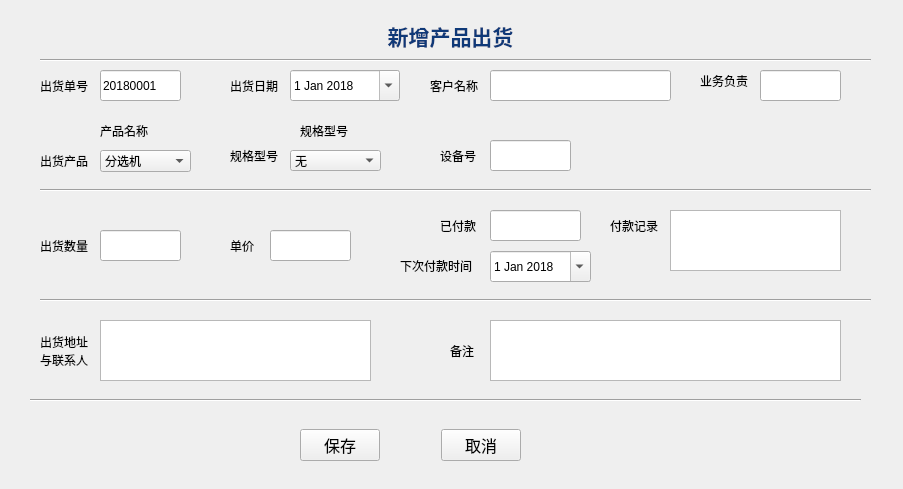
<?xml version="1.0" encoding="UTF-8"?>
<ui version="4.0">
 <class>Form</class>
 <widget class="QWidget" name="Form">
  <property name="geometry">
   <rect>
    <x>0</x>
    <y>0</y>
    <width>903</width>
    <height>489</height>
   </rect>
  </property>
  <property name="focusPolicy">
   <enum>Qt::StrongFocus</enum>
  </property>
  <property name="windowTitle">
   <string>Form</string>
  </property>
  <property name="autoFillBackground">
   <bool>true</bool>
  </property>
  <widget class="QLabel" name="label_13">
   <property name="geometry">
    <rect>
     <x>370</x>
     <y>20</y>
     <width>161</width>
     <height>31</height>
    </rect>
   </property>
   <property name="text">
    <string>&lt;html&gt;&lt;head/&gt;&lt;body&gt;&lt;p align=&quot;center&quot;&gt;&lt;span style=&quot; font-size:16pt; font-weight:600; color:#0f3978;&quot;&gt;新增产品出货&lt;/span&gt;&lt;/p&gt;&lt;/body&gt;&lt;/html&gt;</string>
   </property>
  </widget>
  <widget class="QLabel" name="label_7">
   <property name="geometry">
    <rect>
     <x>610</x>
     <y>210</y>
     <width>59</width>
     <height>31</height>
    </rect>
   </property>
   <property name="text">
    <string>付款记录</string>
   </property>
  </widget>
  <widget class="QLabel" name="label_6">
   <property name="geometry">
    <rect>
     <x>700</x>
     <y>50</y>
     <width>59</width>
     <height>61</height>
    </rect>
   </property>
   <property name="text">
    <string>业务负责</string>
   </property>
  </widget>
  <widget class="QWidget" name="horizontalLayoutWidget">
   <property name="geometry">
    <rect>
     <x>300</x>
     <y>420</y>
     <width>221</width>
     <height>51</height>
    </rect>
   </property>
   <layout class="QHBoxLayout" name="horizontalLayout">
    <item>
     <widget class="QPushButton" name="pushButton_save">
      <property name="font">
       <font>
        <family>宋体</family>
        <pointsize>12</pointsize>
        <weight>50</weight>
        <bold>false</bold>
       </font>
      </property>
      <property name="text">
       <string>保存</string>
      </property>
     </widget>
    </item>
    <item>
     <spacer name="horizontalSpacer">
      <property name="orientation">
       <enum>Qt::Horizontal</enum>
      </property>
      <property name="sizeHint" stdset="0">
       <size>
        <width>40</width>
        <height>20</height>
       </size>
      </property>
     </spacer>
    </item>
    <item>
     <widget class="QPushButton" name="pushButton_cancel">
      <property name="font">
       <font>
        <family>宋体</family>
        <pointsize>12</pointsize>
        <weight>50</weight>
        <bold>false</bold>
       </font>
      </property>
      <property name="text">
       <string>取消</string>
      </property>
     </widget>
    </item>
   </layout>
  </widget>
  <widget class="QLabel" name="label">
   <property name="geometry">
    <rect>
     <x>40</x>
     <y>70</y>
     <width>51</width>
     <height>31</height>
    </rect>
   </property>
   <property name="text">
    <string>出货单号</string>
   </property>
  </widget>
  <widget class="QLineEdit" name="lineEdit_id">
   <property name="geometry">
    <rect>
     <x>100</x>
     <y>70</y>
     <width>81</width>
     <height>31</height>
    </rect>
   </property>
   <property name="text">
    <string>20180001</string>
   </property>
   <property name="readOnly">
    <bool>false</bool>
   </property>
  </widget>
  <widget class="QLabel" name="label_2">
   <property name="geometry">
    <rect>
     <x>430</x>
     <y>70</y>
     <width>51</width>
     <height>31</height>
    </rect>
   </property>
   <property name="text">
    <string>客户名称</string>
   </property>
  </widget>
  <widget class="QLineEdit" name="lineEdit_customer">
   <property name="geometry">
    <rect>
     <x>490</x>
     <y>70</y>
     <width>181</width>
     <height>31</height>
    </rect>
   </property>
  </widget>
  <widget class="QLabel" name="label_3">
   <property name="geometry">
    <rect>
     <x>40</x>
     <y>150</y>
     <width>51</width>
     <height>21</height>
    </rect>
   </property>
   <property name="text">
    <string>出货产品</string>
   </property>
  </widget>
  <widget class="QLineEdit" name="lineEdit_sales">
   <property name="geometry">
    <rect>
     <x>760</x>
     <y>70</y>
     <width>81</width>
     <height>31</height>
    </rect>
   </property>
   <property name="text">
    <string/>
   </property>
  </widget>
  <widget class="QLabel" name="label_9">
   <property name="geometry">
    <rect>
     <x>40</x>
     <y>230</y>
     <width>51</width>
     <height>31</height>
    </rect>
   </property>
   <property name="text">
    <string>出货数量</string>
   </property>
  </widget>
  <widget class="QComboBox" name="comboBox_production">
   <property name="geometry">
    <rect>
     <x>100</x>
     <y>150</y>
     <width>91</width>
     <height>22</height>
    </rect>
   </property>
   <item>
    <property name="text">
     <string>分选机</string>
    </property>
   </item>
   <item>
    <property name="text">
     <string>点焊机</string>
    </property>
   </item>
   <item>
    <property name="text">
     <string>面垫机</string>
    </property>
   </item>
   <item>
    <property name="text">
     <string>PACK自动产线</string>
    </property>
   </item>
   <item>
    <property name="text">
     <string>其他</string>
    </property>
   </item>
  </widget>
  <widget class="QPlainTextEdit" name="plainTextEdit_payRecord">
   <property name="geometry">
    <rect>
     <x>670</x>
     <y>210</y>
     <width>171</width>
     <height>61</height>
    </rect>
   </property>
  </widget>
  <widget class="QLineEdit" name="lineEdit_number">
   <property name="geometry">
    <rect>
     <x>100</x>
     <y>230</y>
     <width>81</width>
     <height>31</height>
    </rect>
   </property>
   <property name="text">
    <string/>
   </property>
  </widget>
  <widget class="QLabel" name="label_11">
   <property name="geometry">
    <rect>
     <x>230</x>
     <y>70</y>
     <width>61</width>
     <height>31</height>
    </rect>
   </property>
   <property name="text">
    <string>出货日期</string>
   </property>
  </widget>
  <widget class="QComboBox" name="comboBox_model">
   <property name="geometry">
    <rect>
     <x>290</x>
     <y>150</y>
     <width>91</width>
     <height>21</height>
    </rect>
   </property>
   <item>
    <property name="text">
     <string>无</string>
    </property>
   </item>
   <item>
    <property name="text">
     <string>AIBAT-204</string>
    </property>
   </item>
   <item>
    <property name="text">
     <string>AIBAT-105</string>
    </property>
   </item>
   <item>
    <property name="text">
     <string>AIBAT-107</string>
    </property>
   </item>
   <item>
    <property name="text">
     <string>AIBAT-111</string>
    </property>
   </item>
   <item>
    <property name="text">
     <string>MD300</string>
    </property>
   </item>
   <item>
    <property name="text">
     <string>MD500</string>
    </property>
   </item>
   <item>
    <property name="text">
     <string>WM3</string>
    </property>
   </item>
   <item>
    <property name="text">
     <string>WD300</string>
    </property>
   </item>
   <item>
    <property name="text">
     <string>WD500</string>
    </property>
   </item>
   <item>
    <property name="text">
     <string>WD700</string>
    </property>
   </item>
   <item>
    <property name="text">
     <string>WS600</string>
    </property>
   </item>
   <item>
    <property name="text">
     <string>WS800</string>
    </property>
   </item>
   <item>
    <property name="text">
     <string>X200</string>
    </property>
   </item>
   <item>
    <property name="text">
     <string>X500</string>
    </property>
   </item>
   <item>
    <property name="text">
     <string>X800</string>
    </property>
   </item>
   <item>
    <property name="text">
     <string>其他</string>
    </property>
   </item>
  </widget>
  <widget class="QLabel" name="label_12">
   <property name="geometry">
    <rect>
     <x>230</x>
     <y>140</y>
     <width>51</width>
     <height>31</height>
    </rect>
   </property>
   <property name="text">
    <string>规格型号</string>
   </property>
  </widget>
  <widget class="QLabel" name="label_14">
   <property name="geometry">
    <rect>
     <x>440</x>
     <y>140</y>
     <width>41</width>
     <height>31</height>
    </rect>
   </property>
   <property name="text">
    <string>设备号</string>
   </property>
  </widget>
  <widget class="QLineEdit" name="lineEdit_macID">
   <property name="geometry">
    <rect>
     <x>490</x>
     <y>140</y>
     <width>81</width>
     <height>31</height>
    </rect>
   </property>
   <property name="text">
    <string/>
   </property>
  </widget>
  <widget class="Line" name="line">
   <property name="geometry">
    <rect>
     <x>40</x>
     <y>180</y>
     <width>831</width>
     <height>20</height>
    </rect>
   </property>
   <property name="orientation">
    <enum>Qt::Horizontal</enum>
   </property>
  </widget>
  <widget class="QLabel" name="label_16">
   <property name="geometry">
    <rect>
     <x>230</x>
     <y>230</y>
     <width>41</width>
     <height>31</height>
    </rect>
   </property>
   <property name="text">
    <string>单价</string>
   </property>
  </widget>
  <widget class="QLineEdit" name="lineEdit_unitPrice">
   <property name="geometry">
    <rect>
     <x>270</x>
     <y>230</y>
     <width>81</width>
     <height>31</height>
    </rect>
   </property>
   <property name="text">
    <string/>
   </property>
  </widget>
  <widget class="QLabel" name="label_17">
   <property name="geometry">
    <rect>
     <x>440</x>
     <y>210</y>
     <width>41</width>
     <height>31</height>
    </rect>
   </property>
   <property name="text">
    <string>已付款</string>
   </property>
  </widget>
  <widget class="QLineEdit" name="lineEdit_paid">
   <property name="geometry">
    <rect>
     <x>490</x>
     <y>210</y>
     <width>91</width>
     <height>31</height>
    </rect>
   </property>
   <property name="text">
    <string/>
   </property>
  </widget>
  <widget class="QLabel" name="label_8">
   <property name="geometry">
    <rect>
     <x>40</x>
     <y>320</y>
     <width>59</width>
     <height>61</height>
    </rect>
   </property>
   <property name="text">
    <string>出货地址
与联系人</string>
   </property>
  </widget>
  <widget class="QPlainTextEdit" name="plainTextEdit_shipto">
   <property name="geometry">
    <rect>
     <x>100</x>
     <y>320</y>
     <width>271</width>
     <height>61</height>
    </rect>
   </property>
  </widget>
  <widget class="QLabel" name="label_10">
   <property name="geometry">
    <rect>
     <x>450</x>
     <y>320</y>
     <width>31</width>
     <height>61</height>
    </rect>
   </property>
   <property name="text">
    <string>备注</string>
   </property>
  </widget>
  <widget class="QPlainTextEdit" name="plainTextEdit_remark_3">
   <property name="geometry">
    <rect>
     <x>490</x>
     <y>320</y>
     <width>351</width>
     <height>61</height>
    </rect>
   </property>
  </widget>
  <widget class="Line" name="line_2">
   <property name="geometry">
    <rect>
     <x>40</x>
     <y>290</y>
     <width>831</width>
     <height>20</height>
    </rect>
   </property>
   <property name="orientation">
    <enum>Qt::Horizontal</enum>
   </property>
  </widget>
  <widget class="Line" name="line_3">
   <property name="geometry">
    <rect>
     <x>30</x>
     <y>390</y>
     <width>831</width>
     <height>20</height>
    </rect>
   </property>
   <property name="orientation">
    <enum>Qt::Horizontal</enum>
   </property>
  </widget>
  <widget class="QLabel" name="label_18">
   <property name="geometry">
    <rect>
     <x>400</x>
     <y>250</y>
     <width>81</width>
     <height>31</height>
    </rect>
   </property>
   <property name="text">
    <string>下次付款时间</string>
   </property>
  </widget>
  <widget class="Line" name="line_4">
   <property name="geometry">
    <rect>
     <x>40</x>
     <y>50</y>
     <width>831</width>
     <height>20</height>
    </rect>
   </property>
   <property name="orientation">
    <enum>Qt::Horizontal</enum>
   </property>
  </widget>
  <widget class="QLabel" name="label_production">
   <property name="geometry">
    <rect>
     <x>100</x>
     <y>120</y>
     <width>91</width>
     <height>21</height>
    </rect>
   </property>
   <property name="text">
    <string>产品名称</string>
   </property>
  </widget>
  <widget class="QLabel" name="label_model">
   <property name="geometry">
    <rect>
     <x>300</x>
     <y>120</y>
     <width>81</width>
     <height>21</height>
    </rect>
   </property>
   <property name="text">
    <string>规格型号</string>
   </property>
  </widget>
  <widget class="QDateEdit" name="dateEdit_ship">
   <property name="geometry">
    <rect>
     <x>290</x>
     <y>70</y>
     <width>110</width>
     <height>31</height>
    </rect>
   </property>
   <property name="dateTime">
    <datetime>
     <hour>0</hour>
     <minute>0</minute>
     <second>0</second>
     <year>2018</year>
     <month>1</month>
     <day>1</day>
    </datetime>
   </property>
   <property name="calendarPopup">
    <bool>true</bool>
   </property>
   <property name="date">
    <date>
     <year>2018</year>
     <month>1</month>
     <day>1</day>
    </date>
   </property>
  </widget>
  <widget class="QDateEdit" name="dateEdit_pay">
   <property name="geometry">
    <rect>
     <x>490</x>
     <y>251</y>
     <width>101</width>
     <height>31</height>
    </rect>
   </property>
   <property name="dateTime">
    <datetime>
     <hour>0</hour>
     <minute>0</minute>
     <second>0</second>
     <year>2018</year>
     <month>1</month>
     <day>1</day>
    </datetime>
   </property>
   <property name="calendarPopup">
    <bool>true</bool>
   </property>
  </widget>
 </widget>
 <resources/>
 <connections>
  <connection>
   <sender>pushButton_save</sender>
   <signal>clicked()</signal>
   <receiver>Form</receiver>
   <slot>saveToSqlite()</slot>
   <hints>
    <hint type="sourcelabel">
     <x>348</x>
     <y>433</y>
    </hint>
    <hint type="destinationlabel">
     <x>91</x>
     <y>218</y>
    </hint>
   </hints>
  </connection>
  <connection>
   <sender>pushButton_cancel</sender>
   <signal>clicked()</signal>
   <receiver>Form</receiver>
   <slot>close()</slot>
   <hints>
    <hint type="sourcelabel">
     <x>519</x>
     <y>433</y>
    </hint>
    <hint type="destinationlabel">
     <x>361</x>
     <y>446</y>
    </hint>
   </hints>
  </connection>
 </connections>
 <slots>
  <slot>saveToSqlite()</slot>
  <slot>cship_hide()</slot>
 </slots>
</ui>
